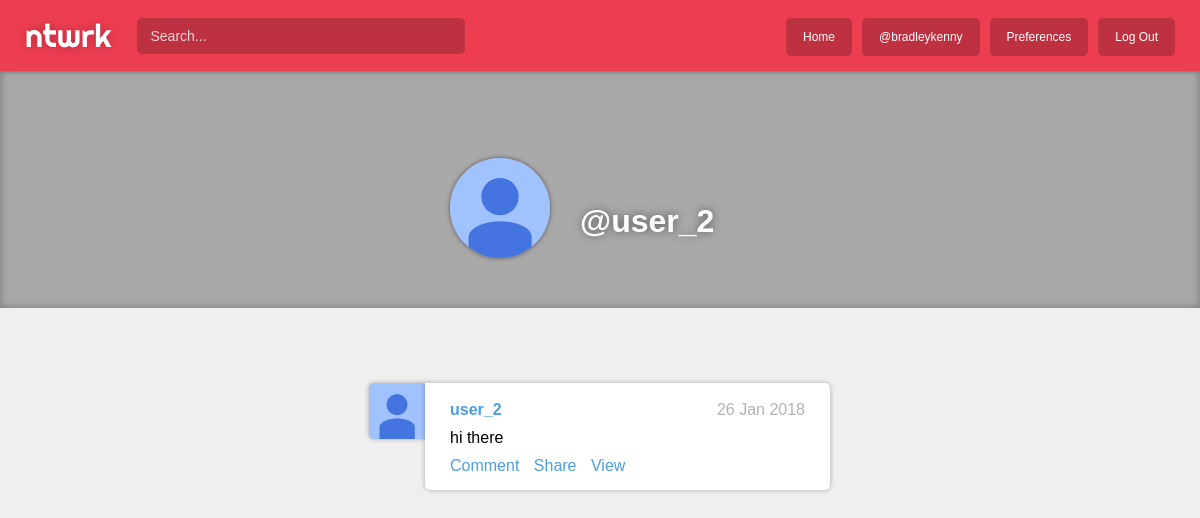
The app's page /user/8 (signed in) with its own data.
### account/models.py (models this page shows)
class Profile(models.Model):
	COLORS = (
		('BLUE', "Blue"),
		('GREEN', "Green"),
		('RED', "Red"),
		('PURPLE', "Purple"),
		('YELLOW', "Yellow"),
	)
	user = models.OneToOneField(User, on_delete=models.CASCADE)
	bio = models.TextField(max_length=250, blank=True, default=None)
	location = models.CharField(max_length=30, blank=True, default=None)
	birth_date = models.DateField(null=True, blank=True, default=None)
	color = models.CharField(max_length=6, choices=COLORS, default='BLUE')
	dp = models.ImageField(upload_to='dp/', default='dp/placeholder2.png')

### stream/models.py (models this page shows)
class Post(models.Model):
    content = models.TextField(max_length=500)
    posted_by = models.ForeignKey(User, related_name='posts', on_delete=models.CASCADE)
    posted_at = models.DateTimeField(auto_now_add=True)

### account/views.py (the view)
# urls.py: re_path(r'^profile/media/(?P<path>.*)$', serve, {'document_root': settings.MEDIA_ROOT,}),
def profile(request, cur_user):
	posts = Post.objects.all()
	cur_user_obj = User.objects.get(pk=cur_user)
	cur_user_obj.profile.dp = 'dp/placeholder2.png'
	cur_user_obj.save()
	return render(request, 'account/profile.html', { 'posts': posts, 'cur_user': cur_user_obj })

### account/models.py (called while the page is built)
@receiver(post_save, sender=User)
def create_user_profile(sender, instance, created, **kwargs):
	if created:
		Profile.objects.create(User=instance)

@receiver(post_save, sender=User)
def save_user_profile(sender, instance, **kwargs):
	instance.profile.save()

### account/templates/account/profile.html (shortened to what this page needs)
{% extends 'base.html' %}
{% load static %}
{% block stylesheet %}
<link rel="stylesheet" type="text/css" href="{% static 'stream/css/stream.css' %}">
<link rel="stylesheet" type="text/css" href="{% static 'account/css/profile.css' %}">
{% endblock %}
{% block content %}
<div id="content_all">
	<div id="cover">
		<img src="/profile/media/{{ cur_user.profile.dp }}">
		{% if cur_user.first_name|length > 0 %}
		<h2>@{{ cur_user.username }}</h2><br>
		<h1>{{ cur_user.first_name }} {{ cur_user.last_name }}</h1>
		{% else %}
		<h2>{{ cur_user.first_name }} {{ cur_user.last_name }}</h2><br>
		<h1>@{{ cur_user.username }}</h1>
		{% endif %}
	</div>
    <div id="content_left">
    </div>
    <div id="content_main">
		{% for post in posts %}
			{% if post.posted_by.username == cur_user.username %}
			<a href="{% url 'home' %}" class="dp">
				<img src="/profile/media/{{ cur_user.profile.dp }}">
			</a>
		    <div class="card">
		        <a href="{% url 'home' %}">
		            <h2>
						<b>{{ post.posted_by.username }}</b>{% if post.posted_by.first_name|length > 0 %}: {{ post.posted_by.first_name }} {{ post.posted_by.last_name }}{% endif %}
					</h2>
		        </a>
		        <h3>{{ post.posted_at|date:'d M Y' }}</h2>
		        <p>{{ post.content }}</p>
		        <a href="{% url 'home' %}" class="link">Comment</a>
		        <a href="{% url 'home' %}" class="link">Share</a>
		        <a href="{% url 'view_post' post.posted_by.username post.id %}" class="link">View</a>
		    </div>
			{% endif %}
	    {% endfor %}
    </div>
    <div id="content_right">
    </div>
{% endblock %}

### account/templates/base.html (shortened to what this page needs)
{% load static %}
<!DOCTYPE html>
<html lang="en">
	<head>
		<link rel="stylesheet" type="text/css" href="{% static 'account/css/base.css' %}">
		{% block stylesheet %}
		{% endblock %}
	</head>
	<body>
		<header>
			<a href="{% url 'home' %}" class="logo">ntwrk</a>
			<input type="text" placeholder="Search..."/>
			<ul>
				{% if user.is_authenticated %}
				<a href="{% url 'home' %}">Home</a>
				<a href="{% url 'profile' user.pk %}">@{{ user.username }}</a>
				<a href="{% url 'update_profile' %}">Preferences</a>
				<a href="{% url 'logout' %}">Log Out</a>
				{% else %}
				<a href="{% url 'home' %}">Home</a>
				<a href="{% url 'home' %}"><b>Username</b>: Name</a>
				<a href="{% url 'login' %}">Log In</a>
				<a href="{% url 'register' %}">Register</a>
				{% endif %}
			</ul>
		</header>
		<main>
			{% block content %}
			{% endblock %}
		</main>
	</body>
</html>

### account/static/account/css/base.css (style rules this page uses)
body { font-family: 'Helvetica'; margin: 0px; padding: 0px; }
a { text-decoration: none; }
.logo { font-family: 'Righteous', sans-serif; color: rgb(35, 35, 35); margin: 12px auto 4px auto; user-select: none; }
.card { padding: 7.5px 15px 14px 15px; background-color: rgba(255, 255, 255, 1); border-radius: 0px 5px 5px 5px; }

### stream/static/stream/css/stream.css (style rules this page uses)
body { margin: 0px 0px 0px 0px; padding: 0px; background-color: #EFEFEF; }
header { width: 100%; position: fixed; margin: 0px; padding: 15px 0; background-color: #ed3d51; box-shadow: 0px 0px 5px rgba(0,0,0,0.5); z-index: 100; }
main { margin: 0px; padding-top: 20px; }
h1 { display: inline-block; }
.logo { float: left; margin: 0px 25px; font-size: 32px; color: white; text-shadow: 0px 0px 10px rgba(0,0,0,0.25); }
ul { float: right; margin: 0px auto; margin-right: 25px; }
ul a { float: left; display: inline-block; margin-top: 2.5px; margin-left: 10px; padding: 10px 15px; color: #ffffff; font-size: 12px; background-color: rgba(0, 0, 0 , 0.2); border-radius: 5px; border: solid 2px rgba(0,0,0,0); }
header input[type='text'] { float: left; font-size: 14px; color: #ffffff; height: 25px; width: 300px; margin: 2.5px auto 0px 0px; padding: 3.5px 12px; background-color: rgba(0, 0, 0, 0.2); border: 2px solid rgba(0, 0, 0, 0); border-radius: 5px; outline: none; }
header input[type='text']::placeholder { color: #FFFFFF; opacity: 0.8; }
#content_all { width: 100%; display: inline-block; margin: 0; margin-top: 63px; }
#content_left, #content_main, #content_right { height: 100%; float: left; padding-top: 20px; }
#content_left { display: inline-block; width: 25%; }
#content_main { display: inline-block; width: 40%; padding: 50px 5%; }
#content_right { display: inline-block; width: 25%; margin-top: 20px; }
.card { box-shadow: 0 0 5px rgba(0,0,0,0.3); margin: 0px 10px 40px 65px; padding: 5px 25px; position: relative; }
.dp { height: 56px; width: 56px; margin: 0px -10px 0px 9px; float: left; z-index: 0; position: relative; display: inline-block; }
.dp img { height: 100%; width: 100%; border-radius: 5px 0px 0px 5px; box-shadow: 0 0 5px rgba(0,0,0,0.3); background-color: #CDCDCD; }
.card h2, .card h3 { display: inline-block; margin-bottom: 10px; font-size: 1em; text-decoration: none; }
.card h2 { color: #4D9DE0; font-weight: normal; }
.card h3 { float: right; margin-top: 13px; font-weight: normal; color: rgba(0,0,0,0.3); }
.card p { margin-top: 0px; margin-bottom: 10px; }
.card .link { display: inline-block; color: #4D9DE0; margin: 0px 10px 10px 0px; }

### account/static/account/css/profile.css (style rules this page uses)
#cover { height: 250px; width: 100%; margin-top: -25px; margin-bottom: 100px; z-index: -9; position: absolute; background-color: darkgrey; box-shadow: 0 0 10px rgba(0,0,0,0.3) inset; }
#content_main { margin-top: 250px; }
#cover h1 { margin-left: 580px; }
#cover h1, #cover h2 { color: white; text-shadow: 0 0 10px rgba(0,0,0,0.5); display: inline; }
#cover img { height: 100px; width: 100px; display: inline-block; margin: 100px 0 -60px 450px; border-radius: 50%; box-shadow: 0 0 5px rgba(0,0,0,0.5); }

### records on screen
Post: profile.dp (placeholder picture), posted_by.username "user_2", posted_at "26 Jan 2018", content "hi there"

### other values on screen
{{ user.username }} "bradleykenny"
{{ cur_user.username }} "user_2"
